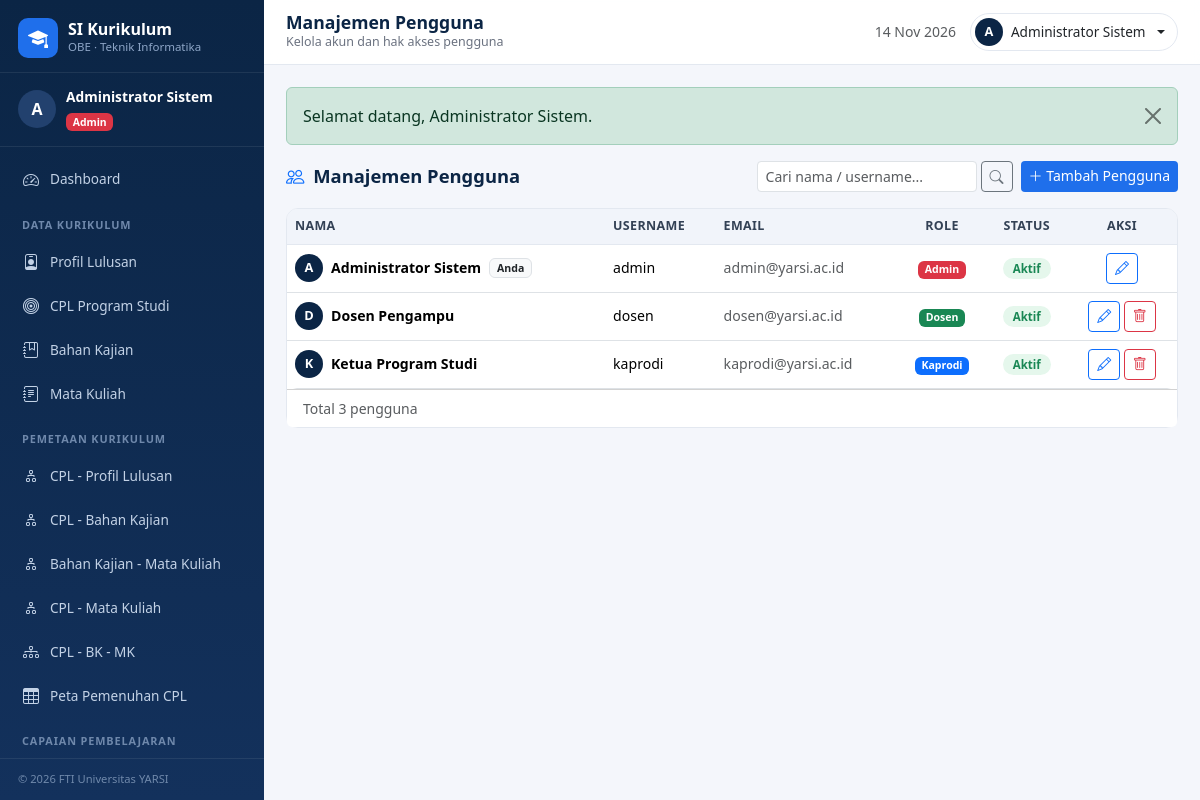
Screenshot of /users/index.php (signed in) with the database file from the repository.
### tables this page shows
CREATE TABLE users (
  id INT AUTO_INCREMENT PRIMARY KEY,
  nama VARCHAR(100) NOT NULL,
  username VARCHAR(50) NOT NULL UNIQUE,
  email VARCHAR(100) NOT NULL UNIQUE,
  password VARCHAR(255) NOT NULL,
  role_id INT NOT NULL,
  aktif TINYINT(1) NOT NULL DEFAULT 1,
  created_at TIMESTAMP NOT NULL DEFAULT CURRENT_TIMESTAMP,
  CONSTRAINT fk_users_role FOREIGN KEY (role_id) REFERENCES roles(id)
    ON DELETE RESTRICT ON UPDATE CASCADE
);

CREATE TABLE roles (
  id INT AUTO_INCREMENT PRIMARY KEY,
  nama VARCHAR(30) NOT NULL UNIQUE,
  label VARCHAR(50) NOT NULL
);

### includes/functions.php (called while the page is built, shortened)
<?php
function e($value): string
{
    return htmlspecialchars((string)$value, ENT_QUOTES, 'UTF-8');
}
function get_flashes(): array
{
    $f = $_SESSION['flash'] ?? [];
    return $f;
}
function current_user(): ?array
{
    return $_SESSION['user'] ?? null;
}
function badge_for_role(string $role): string
{
    return match ($role) {
        'admin'   => 'danger',
        'kaprodi' => 'primary',
        'dosen'   => 'success',
        default   => 'secondary',
    };
}

### users/index.php (the view, shortened to what this page needs)
<?php
require_once __DIR__ . '/../includes/auth.php';
$pdo = db();
$me = current_user();
$q = trim($_GET['q'] ?? '');
$where = '';
$params = [];
$s = $pdo->prepare("SELECT COUNT(*) FROM users u $where"); $s->execute($params); $total = (int)$s->fetchColumn();
[$limit, $offset, , $page, $pages] = paginate($total, 10);
$stmt = $pdo->prepare("SELECT u.*, r.nama AS role FROM users u JOIN roles r ON r.id=u.role_id $where ORDER BY u.nama LIMIT $limit OFFSET $offset");
$stmt->execute($params); $rows = $stmt->fetchAll();
$page_title = 'Manajemen Pengguna';
$page_subtitle = 'Kelola akun dan hak akses pengguna';
include __DIR__ . '/../includes/header.php';
?>
<div class="page-head">
  <h2><i class="bi bi-people me-1 text-primary"></i> Manajemen Pengguna</h2>
  <div class="d-flex gap-2">
    <form class="d-flex search-box" method="get">
      <input type="text" name="q" value="<?= e($q) ?>" class="form-control form-control-sm" placeholder="Cari nama / username...">
      <button class="btn btn-sm btn-outline-secondary ms-1"><i class="bi bi-search"></i></button>
    </form>
    <a href="?edit=0" class="btn btn-sm btn-blue"><i class="bi bi-plus-lg"></i> Tambah Pengguna</a>
  </div>
</div>
<div class="card">
  <div class="card-body p-0">
    <div class="table-responsive">
      <table class="table table-hover mb-0 align-middle">
        <thead><tr><th>Nama</th><th>Username</th><th>Email</th><th class="text-center">Role</th><th class="text-center">Status</th><th style="width:110px" class="text-center">Aksi</th></tr></thead>
        <tbody>
          <?php foreach ($rows as $r): ?>
            <tr>
              <td><div class="d-flex align-items-center gap-2"><div class="avatar sm"><?= e(strtoupper(substr($r['nama'], 0, 1))) ?></div><b><?= e($r['nama']) ?></b><?php if ((int)$r['id'] === (int)$me['id']): ?><span class="badge bg-light text-dark border">Anda</span><?php endif; ?></div></td>
              <td><?= e($r['username']) ?></td>
              <td class="small text-muted"><?= e($r['email'] ?? '-') ?></td>
              <td class="text-center"><span class="badge bg-<?= badge_for_role($r['role']) ?>"><?= e(ucfirst($r['role'])) ?></span></td>
              <td class="text-center"><?= $r['aktif'] ? '<span class="status-chip status-lengkap">Aktif</span>' : '<span class="status-chip status-belum">Nonaktif</span>' ?></td>
              <td class="text-center">
                <a class="btn btn-sm btn-outline-primary" href="?edit=<?= $r['id'] ?>"><i class="bi bi-pencil"></i></a>
                <?php if ((int)$r['id'] !== (int)$me['id']): ?>
                  <form method="post" class="d-inline" onsubmit="return confirm('Hapus pengguna <?= e($r['username']) ?>?')"><button class="btn btn-sm btn-outline-danger"><i class="bi bi-trash"></i></button></form>
                <?php endif; ?>
              </td>
            </tr>
          <?php endforeach; ?>
        </tbody>
      </table>
    </div>
  </div>
  <div class="card-footer bg-white d-flex justify-content-between align-items-center"><span class="text-muted small">Total <?= $total ?> pengguna</span><?= render_pagination($page, $pages) ?></div>
</div>
<?php include __DIR__ . '/../includes/footer.php'; ?>

### includes/header.php (shortened to what this page needs)
<?php
require_once __DIR__ . '/functions.php';
$__u = current_user();
$__title = $page_title ?? 'Dashboard';
$__subtitle = $page_subtitle ?? '';
$__ikm = $__u['nama'] ?? '';
?>
<!doctype html>
<html lang="id">
<head>
<link href="https://cdn.jsdelivr.net/npm/bootstrap@5.3.3/dist/css/bootstrap.min.css" rel="stylesheet">
<link href="https://cdn.jsdelivr.net/npm/bootstrap-icons@1.11.3/font/bootstrap-icons.css" rel="stylesheet">
<link href="<?= BASE_URL ?>/assets/css/style.css" rel="stylesheet">
</head>
<body>
<div class="app-shell">
  <?php include __DIR__ . '/sidebar.php'; ?>
  <div class="main-wrap">
    <nav class="topbar">
      <div class="topbar-title">
        <h1><?= e($__title) ?></h1>
        <?php if ($__subtitle): ?><p><?= e($__subtitle) ?></p><?php endif; ?>
      </div>
      <div class="topbar-right">
        <span class="d-none d-md-inline text-muted small"><?= date('d M Y') ?></span>
        <div class="dropdown">
          <button class="btn user-chip dropdown-toggle" data-bs-toggle="dropdown" type="button">
            <span class="avatar sm"><?= e(strtoupper(substr($__ikm, 0, 1))) ?></span>
            <span class="d-none d-sm-inline"><?= e($__ikm) ?></span>
          </button>
        </div>
      </div>
    </nav>
    <main class="content">
      <?php foreach (get_flashes() as $f): ?>
        <div class="alert alert-<?= e($f['type']) ?> alert-dismissible fade show" role="alert">
          <?= e($f['message']) ?>
          <button type="button" class="btn-close" data-bs-dismiss="alert"></button>
        </div>
      <?php endforeach; ?>

### includes/sidebar.php (shortened to what this page needs)
<?php
$u = current_user();
$uri = $_SERVER['REQUEST_URI'] ?? '';
$act = function (string $path) use ($uri) {
    return strpos($uri, BASE_URL . '/' . $path) === 0 ? ' active' : '';
};
$role = $u['role'] ?? '';
?>
<aside class="sidebar" id="sidebar">
  <div class="sidebar-brand">
    <div class="brand-icon"><i class="bi bi-mortarboard-fill"></i></div>
    <div>
      <div class="brand-title">SI Kurikulum</div>
      <div class="brand-sub">OBE &middot; Teknik Informatika</div>
    </div>
  </div>
  <div class="sidebar-user">
    <div class="avatar"><?= e(strtoupper(substr($u['nama'] ?? 'U', 0, 1))) ?></div>
    <div class="meta">
      <div class="name"><?= e($u['nama'] ?? '') ?></div>
      <span class="badge bg-<?= badge_for_role($role) ?> badge-role"><?= e(ucfirst($role)) ?></span>
    </div>
  </div>
  <nav class="sidebar-nav">
    <a class="nav-item<?= $act('dashboard/') ?>" href="<?= BASE_URL ?>/dashboard/index.php">
      <i class="bi bi-speedometer2"></i> Dashboard
    </a>
    <div class="nav-section">Data Kurikulum</div>
    <a class="nav-item<?= $act('profil_lulusan/') ?>" href="<?= BASE_URL ?>/profil_lulusan/index.php"><i class="bi bi-person-badge"></i> Profil Lulusan</a>
    <a class="nav-item<?= $act('cpl/') ?>" href="<?= BASE_URL ?>/cpl/index.php"><i class="bi bi-bullseye"></i> CPL Program Studi</a>
    <a class="nav-item<?= $act('bahan_kajian/') ?>" href="<?= BASE_URL ?>/bahan_kajian/index.php"><i class="bi bi-journal-bookmark"></i> Bahan Kajian</a>
    <a class="nav-item<?= $act('mata_kuliah/') ?>" href="<?= BASE_URL ?>/mata_kuliah/index.php"><i class="bi bi-journal-text"></i> Mata Kuliah</a>
    <div class="nav-section">Pemetaan Kurikulum</div>
    <a class="nav-item<?= $act('pemetaan/cpl_pl') ?>" href="<?= BASE_URL ?>/pemetaan/cpl_pl.php"><i class="bi bi-diagram-2"></i> CPL - Profil Lulusan</a>
    <a class="nav-item<?= $act('pemetaan/cpl_bk') ?>" href="<?= BASE_URL ?>/pemetaan/cpl_bk.php"><i class="bi bi-diagram-2"></i> CPL - Bahan Kajian</a>
    <a class="nav-item<?= $act('pemetaan/bk_mk') ?>" href="<?= BASE_URL ?>/pemetaan/bk_mk.php"><i class="bi bi-diagram-2"></i> Bahan Kajian - Mata Kuliah</a>
    <a class="nav-item<?= $act('pemetaan/cpl_mk') ?>" href="<?= BASE_URL ?>/pemetaan/cpl_mk.php"><i class="bi bi-diagram-2"></i> CPL - Mata Kuliah</a>
    <a class="nav-item<?= $act('pemetaan/cpl_bk_mk') ?>" href="<?= BASE_URL ?>/pemetaan/cpl_bk_mk.php"><i class="bi bi-diagram-3"></i> CPL - BK - MK</a>
    <a class="nav-item<?= $act('pemetaan/peta_cpl') ?>" href="<?= BASE_URL ?>/pemetaan/peta_cpl.php"><i class="bi bi-table"></i> Peta Pemenuhan CPL</a>
    <div class="nav-section">Capaian Pembelajaran</div>
  </nav>
  <div class="sidebar-foot">&copy; <?= date('Y') ?> FTI Universitas YARSI</div>
</aside>

### assets/css/style.css (style rules this page uses)
:root { --navy: #0b2545; --navy-2: #13315c; --blue: #1f6feb; --blue-2: #3d8bfd; --bg: #f4f6fb; --line: #e3e8f0; --sidebar-w: 264px; }
* { box-sizing: border-box; }
body { font-family: "Segoe UI", system-ui, -apple-system, Arial, sans-serif; background: var(--bg); color: #1f2937; }
.sidebar { position: fixed; inset: 0 auto 0 0; width: var(--sidebar-w); background: linear-gradient(180deg, var(--navy), var(--navy-2)); color: #cdd7e6; display: flex; flex-direction: column; z-index: 1040; transition: transform .25s ease; }
.sidebar-brand { display: flex; align-items: center; gap: 10px; padding: 18px 18px 14px; border-bottom: 1px solid rgba(255,255,255,.08); }
.brand-icon { width: 40px; height: 40px; border-radius: 10px; background: var(--blue); display: grid; place-items: center; color: #fff; font-size: 1.25rem; }
.brand-title { font-weight: 700; color: #fff; line-height: 1.1; }
.brand-sub { font-size: .72rem; color: #8ea6c7; }
.sidebar-user { display: flex; align-items: center; gap: 10px; padding: 14px 18px; border-bottom: 1px solid rgba(255,255,255,.08); }
.sidebar-user .avatar { width: 38px; height: 38px; border-radius: 50%; background: #22416e; color: #fff; display: grid; place-items: center; font-weight: 700; }
.sidebar-user .name { color: #fff; font-size: .86rem; font-weight: 600; }
.badge-role { font-size: .65rem; }
.sidebar-nav { flex: 1; overflow-y: auto; padding: 10px 10px 20px; scrollbar-width: thin; }
.nav-section { font-size: .68rem; text-transform: uppercase; letter-spacing: .08em; color: #6f88ab; padding: 14px 12px 6px; font-weight: 700; }
.nav-item { display: flex; align-items: center; gap: 10px; padding: 9px 12px; margin: 2px 0; border-radius: 8px; color: #c3d2e6; text-decoration: none; font-size: .85rem; transition: background .15s, color .15s; }
.nav-item i { font-size: 1rem; width: 18px; text-align: center; }
.sidebar-foot { padding: 12px 18px; font-size: .7rem; color: #7089ab; border-top: 1px solid rgba(255,255,255,.08); }
.main-wrap { margin-left: var(--sidebar-w); min-height: 100vh; display: flex; flex-direction: column; }
.topbar { position: sticky; top: 0; z-index: 1020; background: rgba(255,255,255,.92); backdrop-filter: blur(8px); border-bottom: 1px solid var(--line); padding: 12px 22px; display: flex; align-items: center; gap: 12px; }
.topbar-title h1 { font-size: 1.1rem; font-weight: 700; margin: 0; color: var(--navy); }
.topbar-title p { margin: 0; font-size: .78rem; color: #6b7280; }
.topbar-right { margin-left: auto; display: flex; align-items: center; gap: 14px; }
.user-chip { display: flex; align-items: center; gap: 8px; border: 1px solid var(--line); background: #fff; border-radius: 30px; padding: 4px 12px 4px 4px; font-size: .85rem; }
.avatar { width: 32px; height: 32px; border-radius: 50%; background: var(--navy); color: #fff; display: grid; place-items: center; font-weight: 700; }
.avatar.sm { width: 28px; height: 28px; font-size: .8rem; }
.content { padding: 22px; flex: 1; }
.btn-blue { background: var(--blue); color: #fff; border: 0; }
.card { border: 1px solid var(--line); border-radius: 12px; }
.table { --bs-table-bg: #fff; }
.table thead th { background: #f1f4fa; color: #334155; font-size: .78rem; text-transform: uppercase; letter-spacing: .03em; border-bottom: 1px solid var(--line); white-space: nowrap; }
.table td { vertical-align: middle; font-size: .88rem; }
.table-responsive { border-radius: 10px; }
.page-head { display: flex; align-items: center; justify-content: space-between; gap: 12px; flex-wrap: wrap; margin-bottom: 16px; }
.page-head h2 { font-size: 1.15rem; font-weight: 700; color: var(--navy); margin: 0; }
.search-box { max-width: 320px; }
.status-chip { font-size: .72rem; font-weight: 700; padding: 3px 10px; border-radius: 20px; }
.status-lengkap { background: #e5f7ec; color: #198754; }

### rows the page displays
users: nama "A", nama "Administrator Sistem", shows "Anda", username "admin", email "admin@yarsi.ac.id", role.nama "Admin", aktif "Aktif"
roles: nama "Admin"
users: nama "D", nama "Dosen Pengampu", username "dosen", email "dosen@yarsi.ac.id", role.nama "Dosen", aktif "Aktif"
users: nama "K", nama "Ketua Program Studi", username "kaprodi", email "kaprodi@yarsi.ac.id", role.nama "Kaprodi", aktif "Aktif"

### other values shown
$__title "Manajemen Pengguna"
$__subtitle "Kelola akun dan hak akses pengguna"
$f['message'] "Selamat datang, Administrator Sistem."
$total "3"
